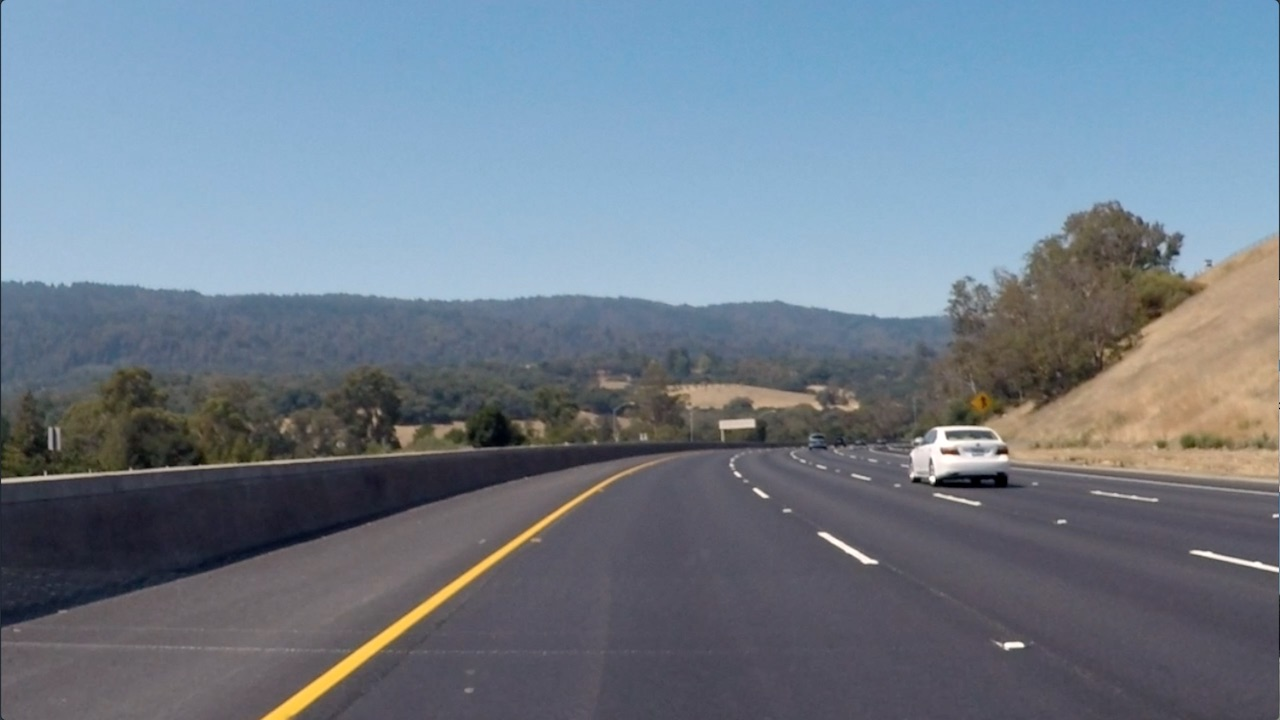
#> input picture 3_convolutional_neural_networks/1_convolutional_neural_networks/convolutional-neural-networks_notebooks/conv-visualization/data/curved_lane.jpg, 1280 x 720 px
$ jupyter execute custom_filters.ipynb   (shell and % lines are left out)
#> lines starting #> are read from the running program, lines starting #| are printed output that depends on the picture
# Creating a Filter, Edge Detection

### Import resources and display image

[cell 1]
#!pip install opencv-python

[cell 2]
import matplotlib.pyplot as plt
import matplotlib.image as mpimg

import cv2
import numpy as np


# Read in the image
image = mpimg.imread('data/curved_lane.jpg')
#> image is the input picture: shape (720, 1280, 3); mean R, G, B 112.1, 125, 138.7

plt.imshow(image)

### Convert the image to grayscale

[cell 3]
# Convert to grayscale for filtering
gray = cv2.cvtColor(image, cv2.COLOR_RGB2GRAY)
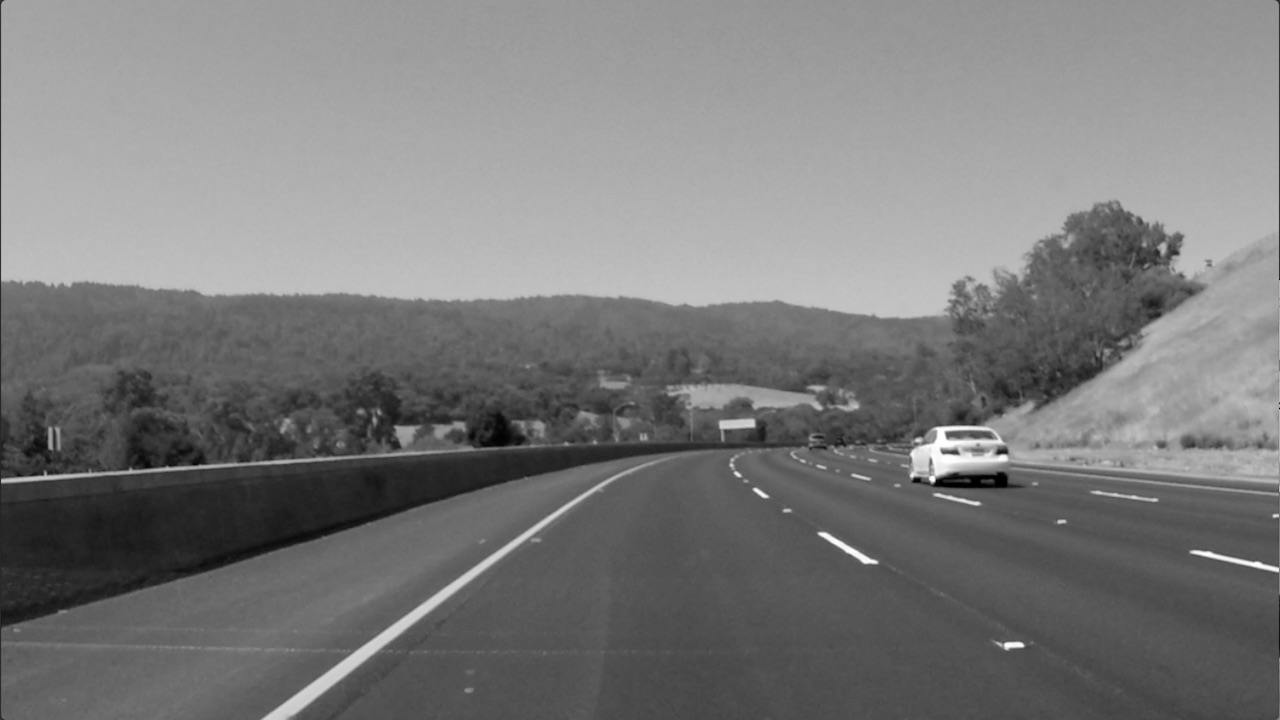
#> gray: shape (720, 1280); min 0, max 255, mean 122.7

plt.imshow(gray, cmap='gray')

### TODO: Create a custom kernel

Below, you've been given one common type of edge detection filter: a Sobel operator.

The Sobel filter is very commonly used in edge detection and in finding patterns in intensity in an image. Applying a Sobel filter to an image is a way of **taking (an approximation) of the derivative of the image** in the x or y direction, separately. The operators look as follows.

**It's up to you to create a Sobel x operator and apply it to the given image.**

For a challenge, see if you can put the image through a series of filters: first one that blurs the image (takes an average of pixels), and then one that detects the edges.

[cell 4]
np.random.randn(3,3)

[cell 5]
# Create a custom kernel

# 3x3 array for edge detection
sobel_y = np.array([[ -1, -2, -1],
                   [ 0, 0, 0],
                   [ 1, 2, 1]])

## TODO: Create and apply a Sobel x operator
sobel_x = np.array([[-1, 0, 1],
                   [-2, 0, 2],
                   [-1, 0, 1]])

sobel_avg = np.array([[1, 0.0, 2],
                   [-0.3, 0.0, 0.3],
                   [-2, 0.0, -1]])

sobel_rnd = np.random.randn(5,5)

# Filter the image using filter2D, which has inputs: (grayscale image, bit-depth, kernel)
filtered_image = cv2.filter2D(gray, -1, sobel_rnd)
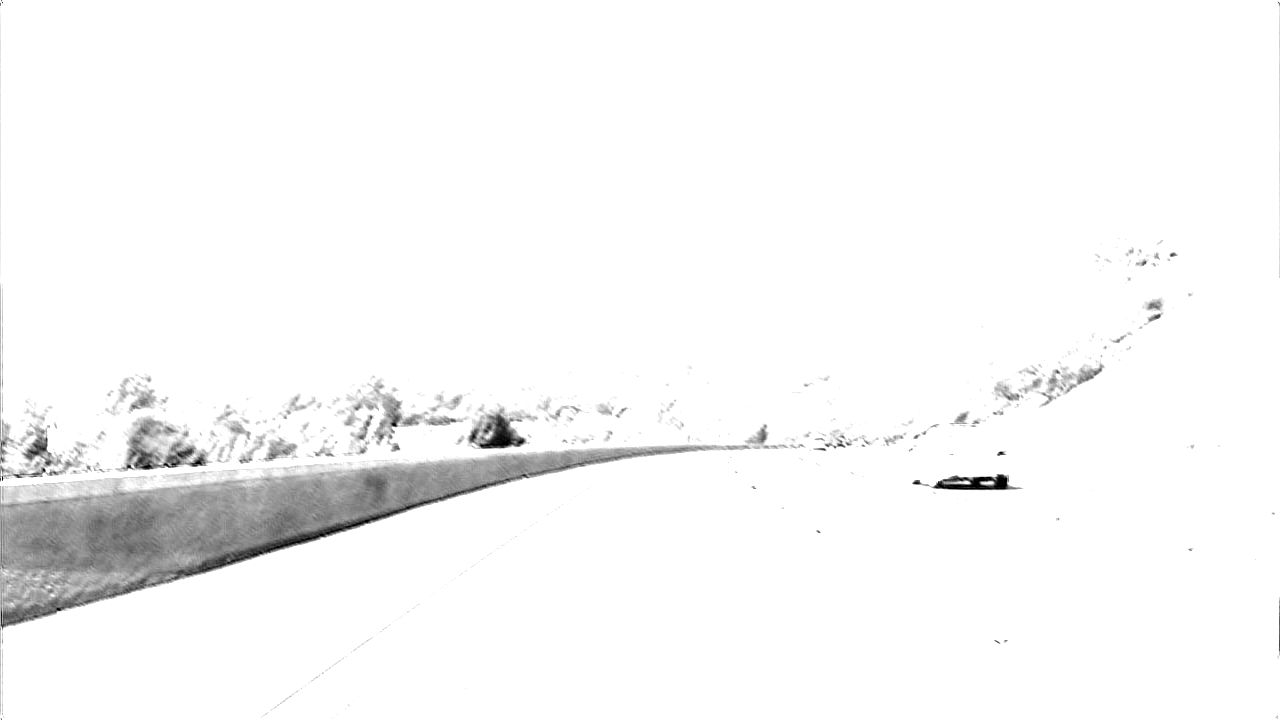
#> filtered_image: shape (720, 1280); min 0, max 255, mean 247.7

plt.imshow(filtered_image, cmap='gray')

$ run again, with 3_convolutional_neural_networks/1_convolutional_neural_networks/convolutional-neural-networks_notebooks/conv-visualization/data/bridge_trees_example.jpg copied over 3_convolutional_neural_networks/1_convolutional_neural_networks/convolutional-neural-networks_notebooks/conv-visualization/data/curved_lane.jpg
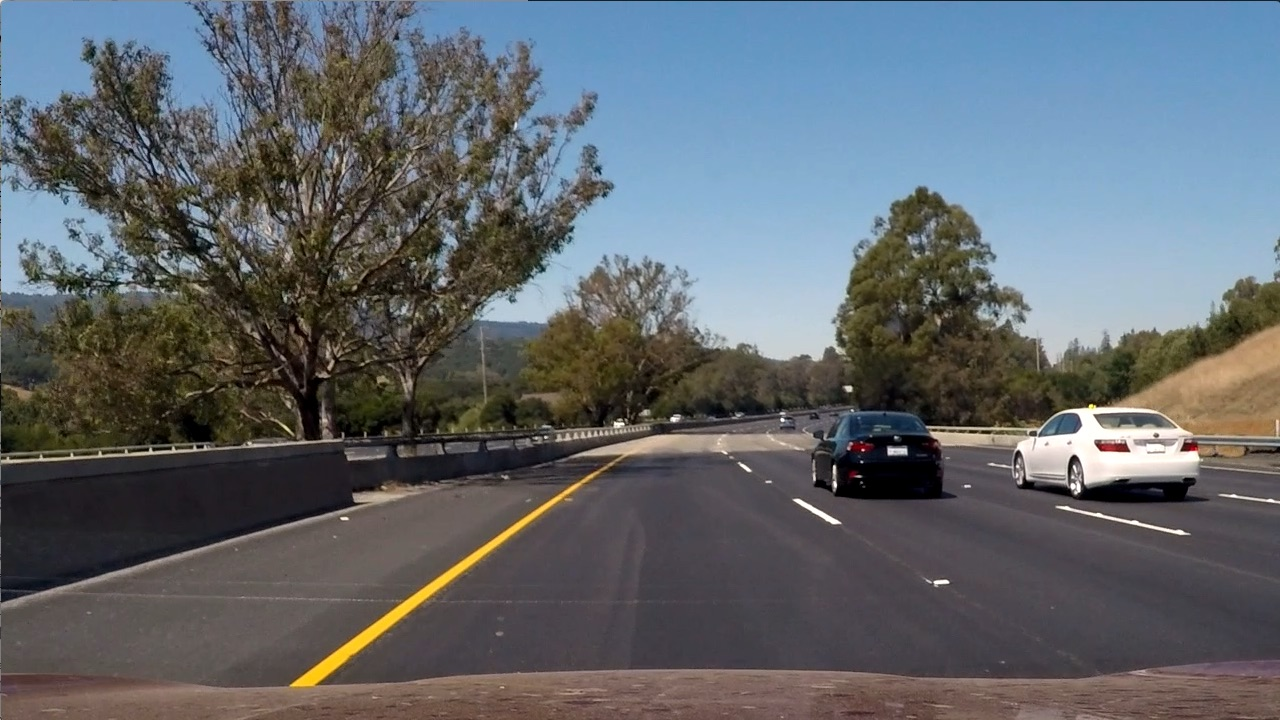
#> input picture 3_convolutional_neural_networks/1_convolutional_neural_networks/convolutional-neural-networks_notebooks/conv-visualization/data/bridge_trees_example.jpg, 1280 x 720 px
#> image is the input picture: shape (720, 1280, 3); mean R, G, B 97, 102.6, 107.9
#> `gray = cv2.cvtColor(image, cv2.COLOR_RGB2GRAY)`:
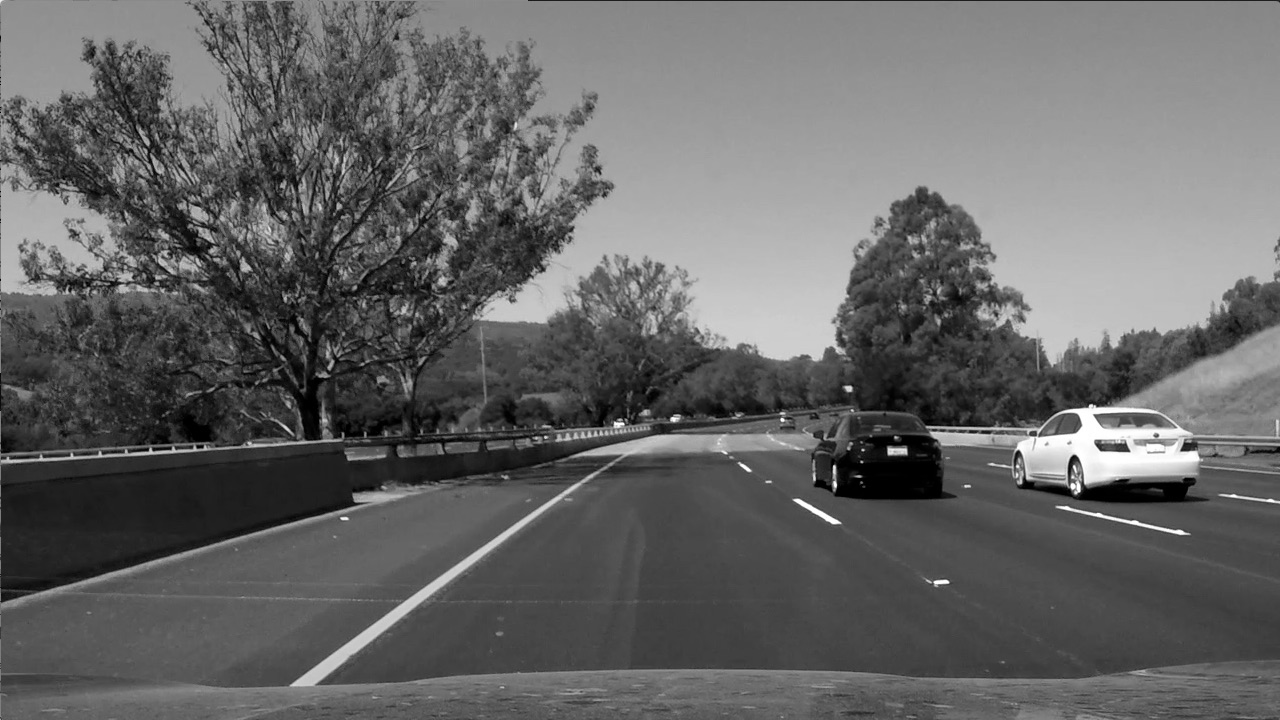
#> gray: shape (720, 1280); min 0, max 255, mean 101.5
#> `filtered_image = cv2.filter2D(gray, -1, sobel_rnd)`:
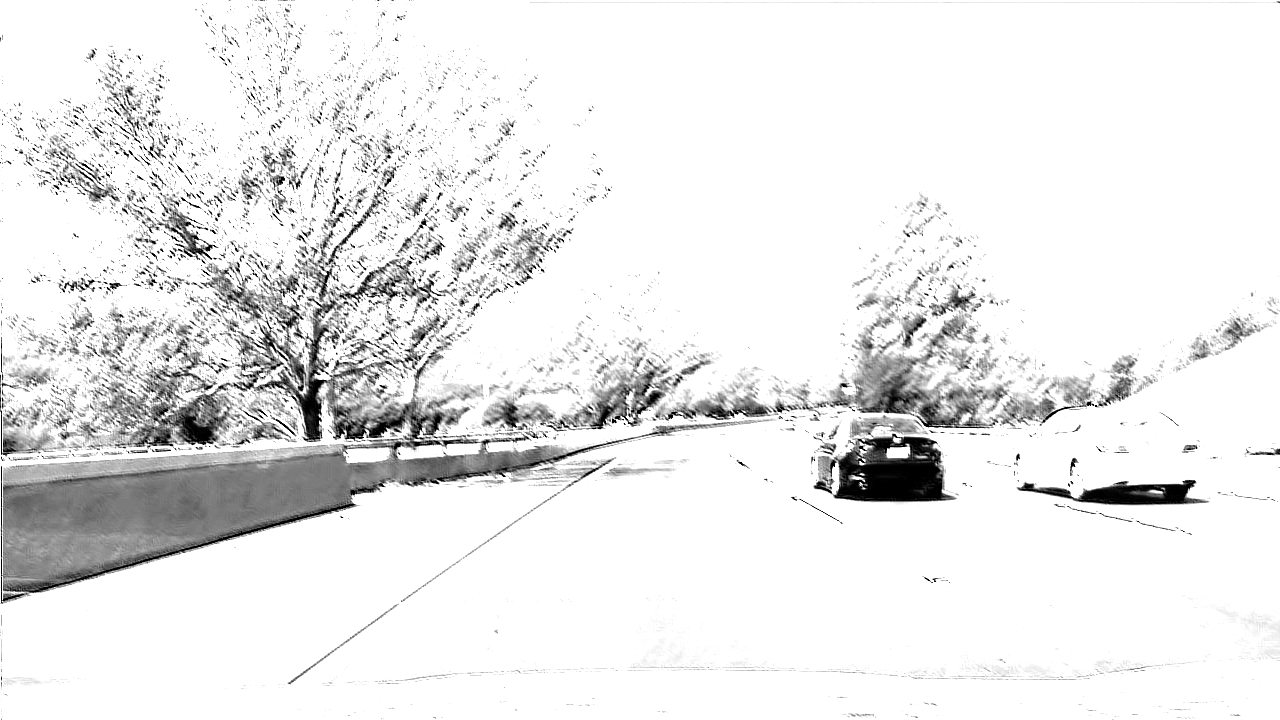
#> filtered_image: shape (720, 1280); min 0, max 255, mean 233.9

$ run again, with 3_convolutional_neural_networks/1_convolutional_neural_networks/convolutional-neural-networks_notebooks/conv-visualization/data/white_lines.jpg copied over 3_convolutional_neural_networks/1_convolutional_neural_networks/convolutional-neural-networks_notebooks/conv-visualization/data/curved_lane.jpg
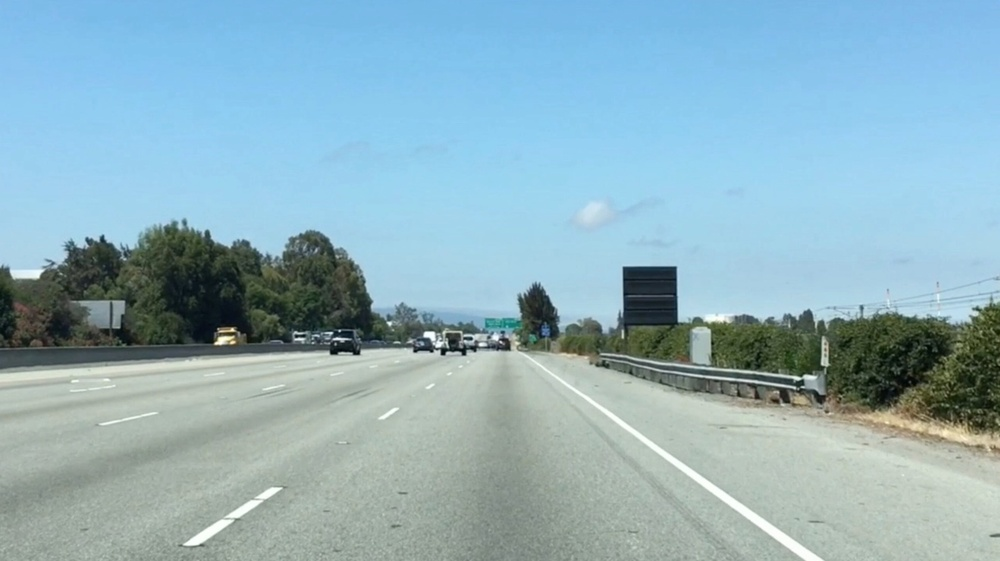
#> input picture 3_convolutional_neural_networks/1_convolutional_neural_networks/convolutional-neural-networks_notebooks/conv-visualization/data/white_lines.jpg, 1000 x 561 px, shrunk from 2436 x 1366 before the run
#> image is the input picture: shape (561, 1000, 3); mean R, G, B 143.6, 177.1, 188.4
#> `gray = cv2.cvtColor(image, cv2.COLOR_RGB2GRAY)`:
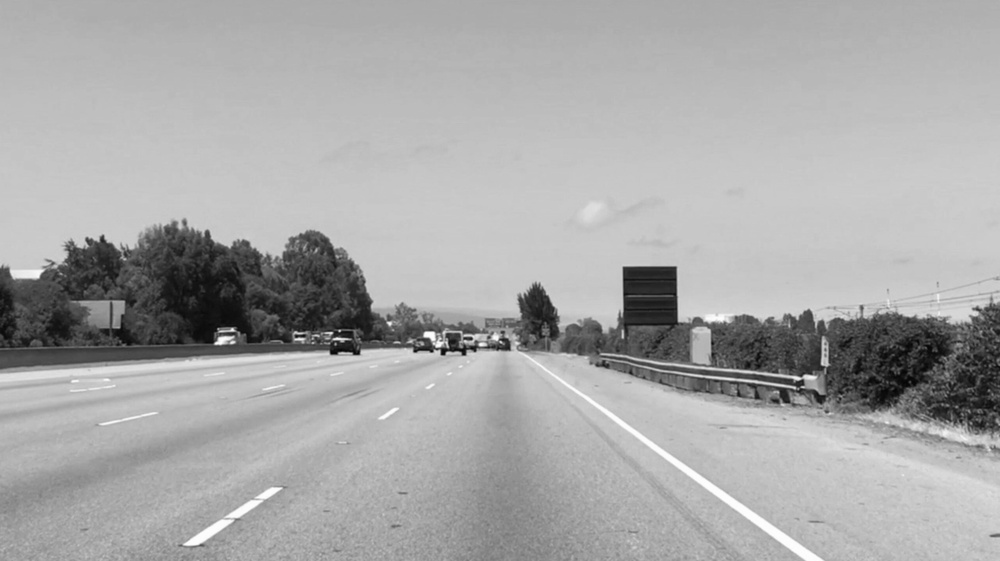
#> gray: shape (561, 1000); min 3, max 255, mean 168.3
#> `filtered_image = cv2.filter2D(gray, -1, sobel_rnd)`:
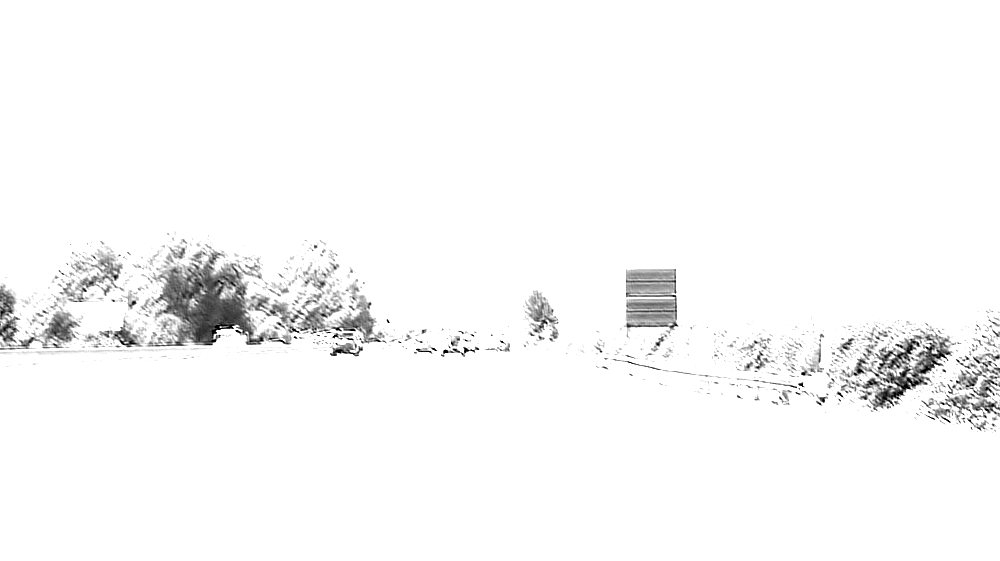
#> filtered_image: shape (561, 1000); min 0, max 255, mean 248.6
